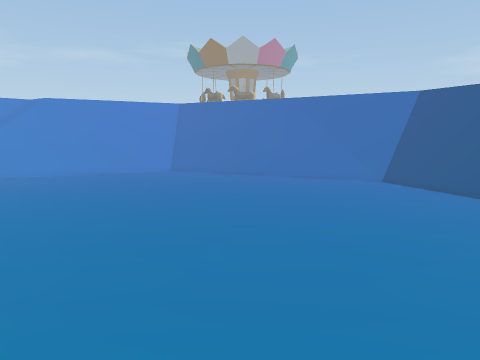
view 1 (above)

16 first-person views from a walk through a Unity game level. The camera is 1.4 m above the floor, tilts 8° down and sees 70° across. The floor is counted in squares, 0.5 m on a side. Each view is taken from the middle of a square. On the plan, view 1 faces up. The plan holds only what a view shows up to about 20 squares ahead; the rest is blank. The place goes on beyond the plan. The player character is not drawn.

view 2
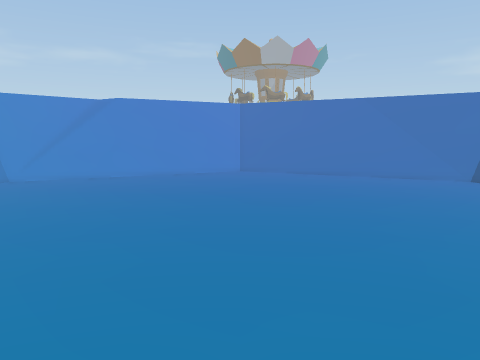

view 3
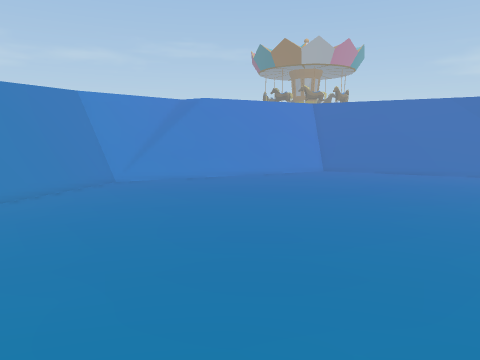

view 4
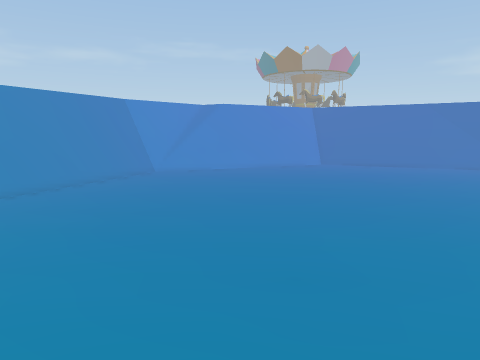

view 5
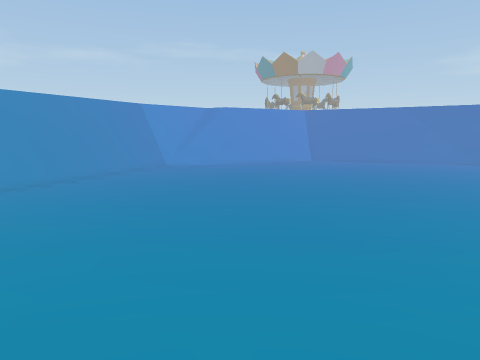

view 6
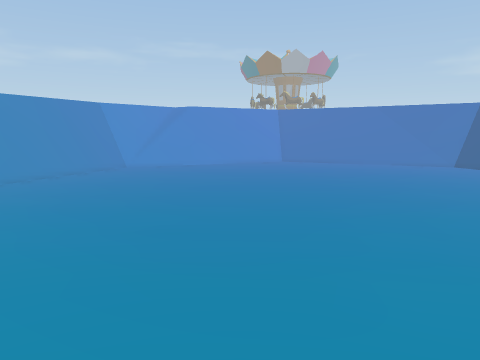

view 7
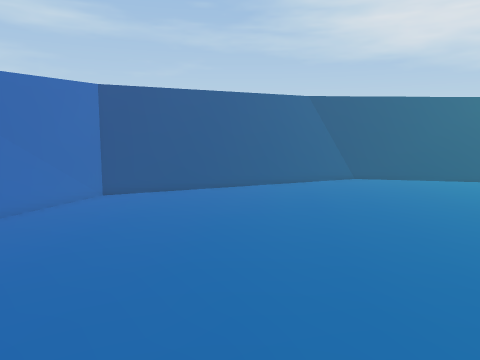

view 8
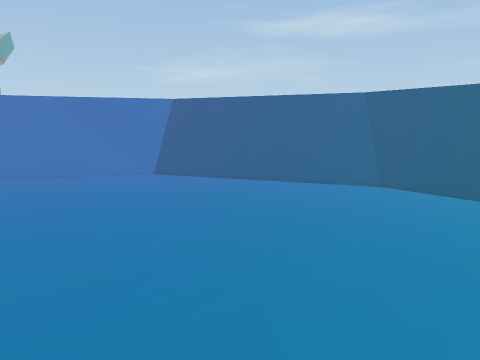

view 9
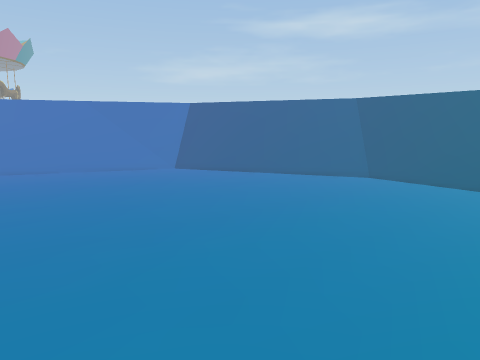

view 10
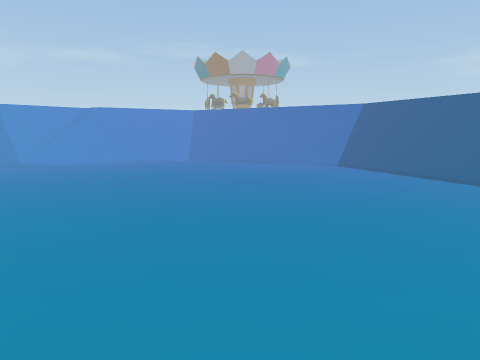

view 11
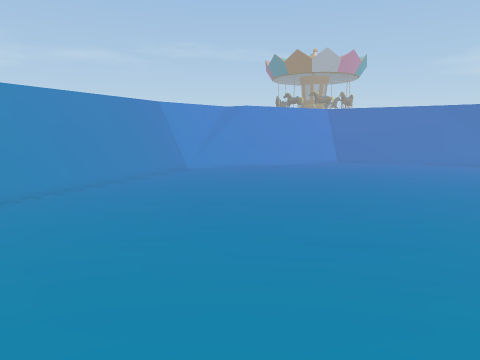

view 12
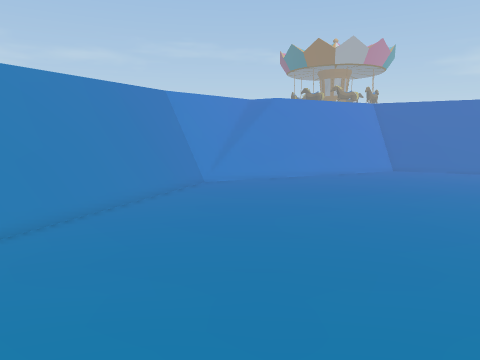

view 13
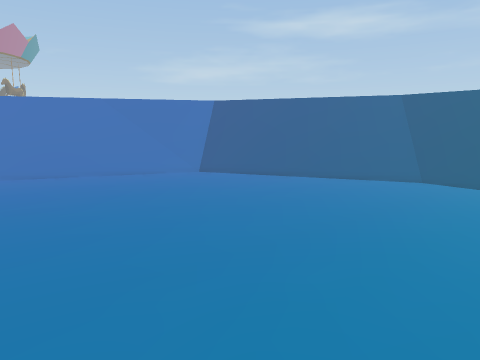

view 14
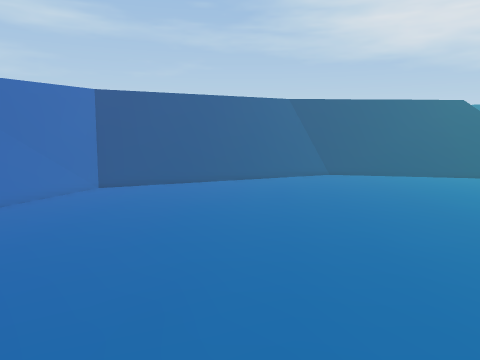

view 15
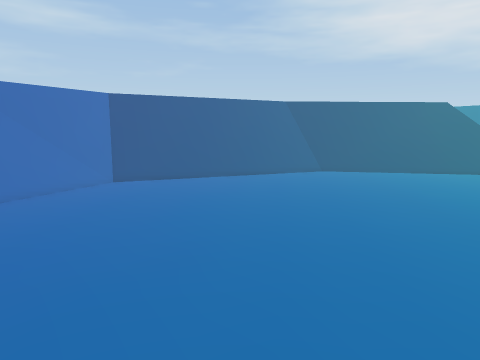

view 16
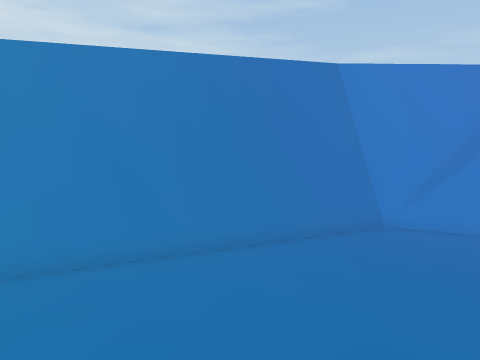

### Floor plan
Points are (right, up) in squares from view 1. A wall is a line through its corners. A room is listed if a view was taken in it or the views show most of it. See-through windows are left out.
Room 1 (views 1, 2, 3, 4, 5, 6, 7, 8, 9, 10, 11, 12, 13, 14, 15, 16)
walls: (13, 10.1) (11.6, 13.6); (11.1, 14.7) (10.7, 15.6); (10.6, 15.8) (8.7, 19.6) (7.1, 20.5); (14.8, 2.1) (14.5, 7.1); (10.5, 16.3) (9, 19.5); (15.1, 1) (14.8, 6.5); (-21.5, 13.6) (-24.1, 8.3); (8.4, 20) (7.8, 20.4); (-20.7, 15.9) (-22.1, 12.7); (-17.8, 20.5) (-18.7, 19.5) (-23.9, 7.1); (-18.2, 20.4) (-19, 19.6) (-24, 7.4)
low walls: (11.4, 12.4) (8.5, 19.3); (13.6, 6.3) (8.3, 19.3) (6.1, 20.6); (12.8, 9.9) (11.3, 13.6); (13.8, 5.1) (13.7, 6.4); (13.8, 6.5) (11.5, 12.1); (14, 4.3) (13.9, 6.6); (14, 6.6) (8.8, 19.2) (6.5, 20.7); (14.3, 3.6) (14.1, 6.8) (13.4, 8.6); (10.8, 14.9) (10.3, 16.1); (14.4, 4.3) (14.3, 7.1); (-22.8, 8.4) (-23.7, 6.6); (7.1, 19.8) (5.5, 20.5); (15.3, 1) (15.2, 3.6); (-15.8, 20.3) (-17.6, 19.6); (-15.9, 20.5) (-17.3, 20); (-17.6, 19.7) (-18.2, 19.1) (-23.5, 6.4); (-17.4, 20.3) (-18.4, 19.2); (-17.4, 20.5) (-18.5, 19.3) (-23.7, 6.8)
Room 2 (no view inside)
walls: (14.3, 7.1) (13, 10.1); (14.8, 7.3) (12.7, 11.5)
low walls: (13.4, 8.6) (12.8, 9.9)

Where each view was taken, in squares from view 1:
view 1: 0 up, 0 right, facing up
view 2: 0 up, 5 left, facing up
view 3: 0 up, 11 left, facing up
view 4: 5 down, 12 left, facing up
view 5: 9 down, 12 left, facing up
view 6: 8 down, 9 left, facing up
view 7: 13 up, 7 left, facing right
view 8: 1 down, 4 left, facing up-right
view 9: 3 down, 7 left, facing up-right
view 10: 9 down, 0 right, facing up
view 11: 7 down, 14 left, facing up
view 12: 0 up, 16 left, facing up
view 13: 0 up, 7 left, facing up-right
view 14: 12 up, 9 left, facing right
view 15: 12 up, 11 left, facing right
view 16: 9 up, 14 left, facing up-left
